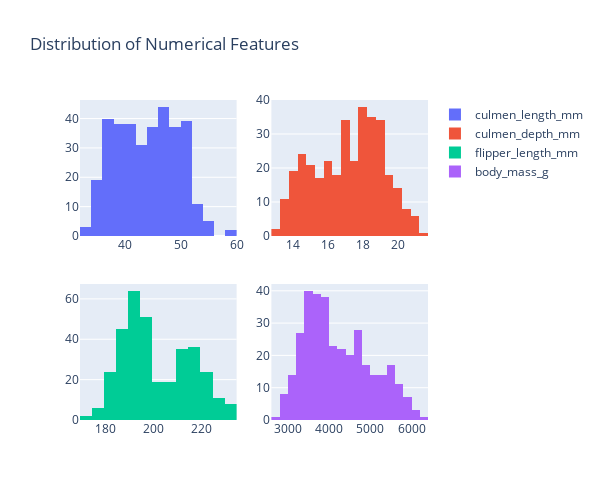

Here is the notebook cell this chart was saved with:
### Markdown cell above
Let's visualize the distribution of numerical columns.

### Code cell
fig = make_subplots(rows=2, cols=2)

fig.add_trace(
    go.Histogram(x=penguins["culmen_length_mm"], name="culmen_length_mm", nbinsx=20),
    row=1,
    col=1,
)
fig.add_trace(
    go.Histogram(x=penguins["culmen_depth_mm"], name="culmen_depth_mm", nbinsx=20),
    row=1,
    col=2,
)
fig.add_trace(
    go.Histogram(x=penguins["flipper_length_mm"], name="flipper_length_mm", nbinsx=20),
    row=2,
    col=1,
)
fig.add_trace(
    go.Histogram(x=penguins["body_mass_g"], name="body_mass_g", nbinsx=20), row=2, col=2
)
fig.update_layout(
    height=500, width=600, title_text="Distribution of Numerical Features"
)

fig.show()

### Figure 1 — Plotly figure (JSON) as saved in the notebook; plotly's stock layout.template omitted (floating-point values rounded to 4 significant figures; data arrays with more than 128 entries replaced by an {"elided": "..."} marker saying what was removed)
{"data": [{"name": "culmen_length_mm", "nbinsx": 20, "type": "histogram", "x": {"elided": "344 float values"}, "xaxis": "x", "yaxis": "y"}, {"name": "culmen_depth_mm", "nbinsx": 20, "type": "histogram", "x": {"elided": "344 float values"}, "xaxis": "x2", "yaxis": "y2"}, {"name": "flipper_length_mm", "nbinsx": 20, "type": "histogram", "x": {"elided": "344 int values"}, "xaxis": "x3", "yaxis": "y3"}, {"name": "body_mass_g", "nbinsx": 20, "type": "histogram", "x": {"elided": "344 int values"}, "xaxis": "x4", "yaxis": "y4"}], "layout": {"height": 500, "title": {"text": "Distribution of Numerical Features"}, "width": 600, "xaxis": {"anchor": "y", "domain": [0, 0.45]}, "xaxis2": {"anchor": "y2", "domain": [0.55, 1]}, "xaxis3": {"anchor": "y3", "domain": [0, 0.45]}, "xaxis4": {"anchor": "y4", "domain": [0.55, 1]}, "yaxis": {"anchor": "x", "domain": [0.575, 1]}, "yaxis2": {"anchor": "x2", "domain": [0.575, 1]}, "yaxis3": {"anchor": "x3", "domain": [0, 0.425]}, "yaxis4": {"anchor": "x4", "domain": [0, 0.425]}}}
